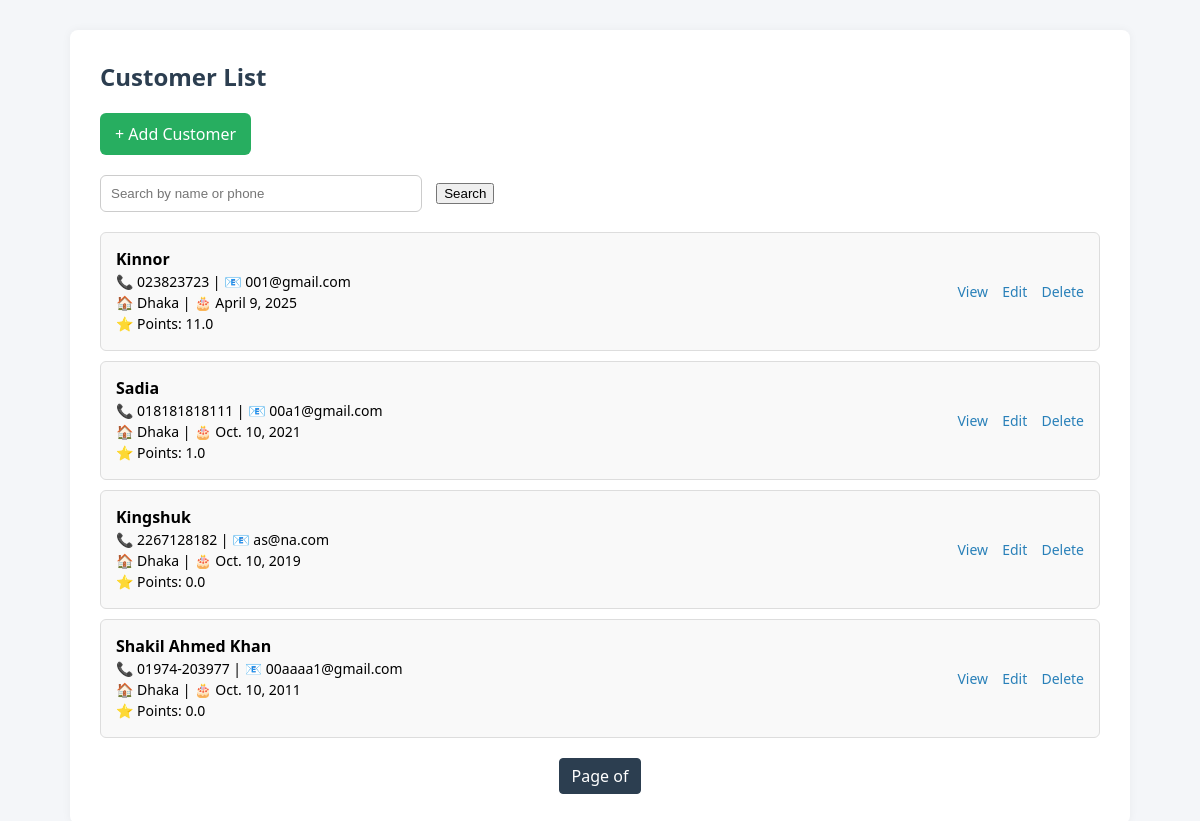
The app's page /, older data.
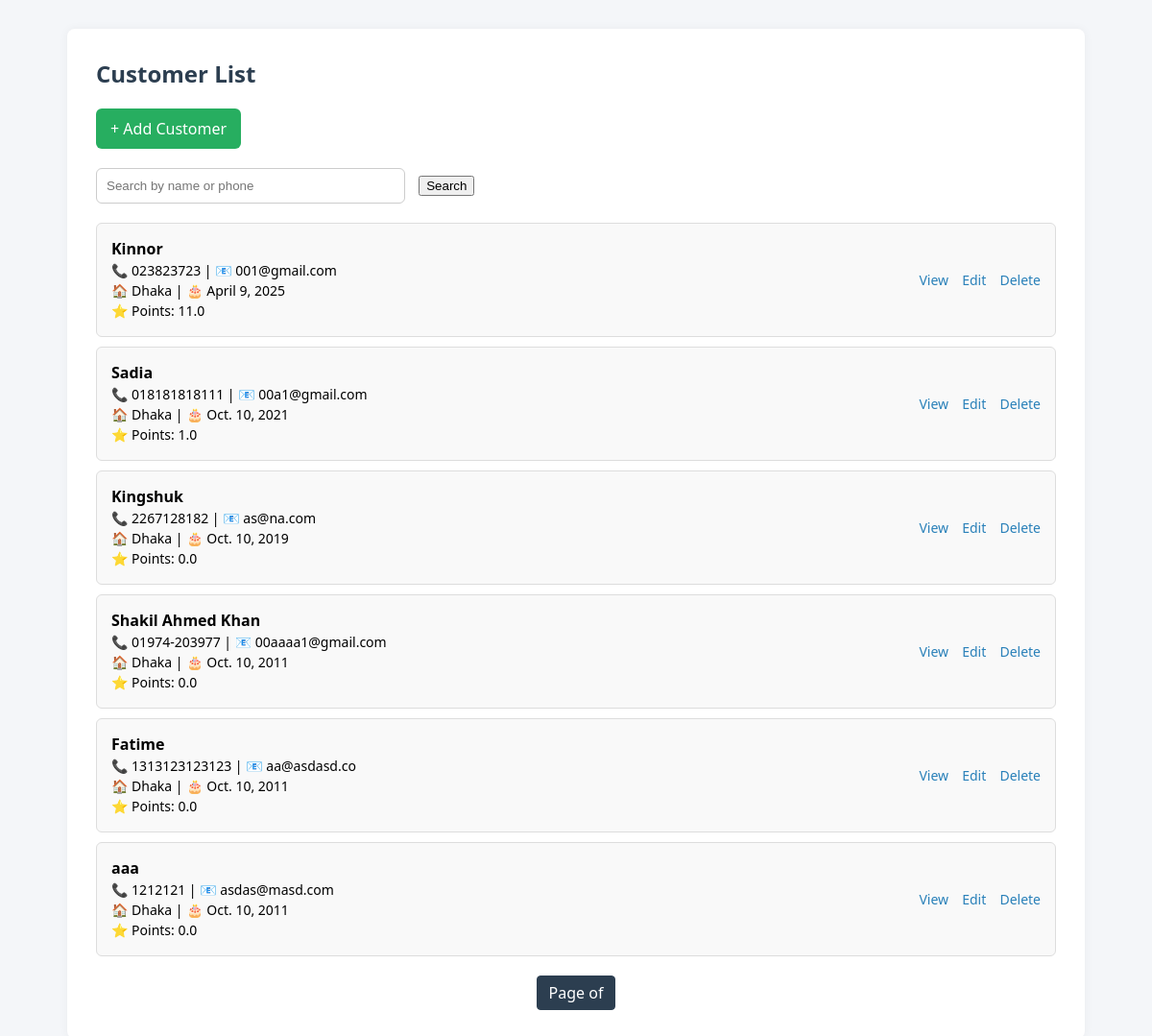
The same page, newer data.
### customer/models.py (models this page shows, shortened)
class Customer(models.Model):
    name = models.CharField(max_length=100)
    phone = models.CharField(max_length=15, unique=True)
    address = models.CharField(max_length=100)
    email = models.EmailField(unique=True)
    date_of_birth = models.DateField()
    point = models.FloatField(default=0)

### customer/views.py (the view)
# urls.py: path('', CustomerListView.as_view(), name='customer-list'),
class CustomerListView(ListView):
    model = Customer
    template_name = 'customer/customer_list.html'
    context_object_name = 'customers'
    paginate_by = 10 # Shows 10 per page
    def get_queryset(self):
        query = self.request.GET.get('q')
        qs = super().get_queryset()
        if query:
            qs = qs.filter(
                Q(name__icontains=query) |
                Q(phone__icontains=query) |
                Q(email__icontains=query)
            )
        return qs
    def get_context_data(self, **kwargs):
        context = super().get_context_data(**kwargs)
        context["query"] = self.request.GET.get("q", "")
        return context

### customer/templates/customer/customer_list.html (shortened to what this page needs)
<!DOCTYPE html>
<html lang="en">
<head>
</head>
<body>
<div class="container">
    <h2>Customer List</h2>
    <a href="{% url 'customer-add' %}" class="btn">+ Add Customer</a>
    <form method="get">
        <input type="text" name="q" value="{{ request.GET.q }}" placeholder="Search by name or phone">
        <button type="submit">Search</button>
    </form>
    <ul>
        {% for customer in customers %}
        <li>
            <div class="info">
                <strong>{{ customer.name }}</strong>
                <p>📞 {{ customer.phone }} | 📧 {{ customer.email }}</p>
                <p>🏠 {{ customer.address }} | 🎂 {{ customer.date_of_birth }}</p>
                <p>⭐ Points: {{ customer.point }}</p>
            </div>
            <div class="actions">
                <a href="{% url 'customer-detail' customer.pk %}">View</a>
                <a href="{% url 'customer-edit' customer.pk %}">Edit</a>
                <a href="{% url 'customer-delete' customer.pk %}">Delete</a>
            </div>
        </li>
        {% empty %}
        <li>No customers found.</li>
        {% endfor %}
    </ul>
    <div class="pagination">
        <span class="current">Page {{ customers.number }} of {{ customers.paginator.num_pages }}</span>
    </div>
</div>
</body>
</html>

### customer/templates/customer/customer_list.html (style rules this page uses)
body { font-family: 'Segoe UI', sans-serif; background: #f4f6f9; margin: 0; padding: 30px; }
.container { max-width: 1000px; margin: auto; background: white; padding: 30px; box-shadow: 0 0 10px rgba(0,0,0,0.05); border-radius: 8px; }
h2 { color: #2c3e50; margin-top: 0; }
.btn { display: inline-block; padding: 10px 15px; margin-bottom: 20px; background-color: #27ae60; color: white; border-radius: 6px; text-decoration: none; }
form { margin-bottom: 20px; }
input[type="text"] { width: 300px; padding: 10px; border: 1px solid #ccc; border-radius: 6px; margin-right: 10px; }
ul { list-style-type: none; padding: 0; }
li { background-color: #f9f9f9; margin-bottom: 10px; padding: 15px; border: 1px solid #ddd; border-radius: 6px; display: flex; justify-content: space-between; align-items: center; flex-wrap: wrap; }
.info { flex-grow: 1; }
.info p { margin: 2px 0; font-size: 14px; }
.actions a { margin-left: 10px; font-size: 14px; color: #2980b9; text-decoration: none; }
.pagination { text-align: center; margin-top: 20px; }
.pagination span, .pagination a { display: inline-block; margin: 0 5px; padding: 6px 12px; border: 1px solid #ccc; border-radius: 4px; text-decoration: none; color: #2c3e50; }
.pagination .current { background-color: #2c3e50; color: white; border-color: #2c3e50; }

Row changes from the older to the newer data that the page shows:
added Customer: name "Fatime", phone "1313123123123", email "aa@asdasd.co", address "Dhaka", date_of_birth "Oct. 10, 2011", point "0.0"
added Customer: name "aaa", phone "1212121", email "asdas@masd.com", address "Dhaka", date_of_birth "Oct. 10, 2011", point "0.0"
